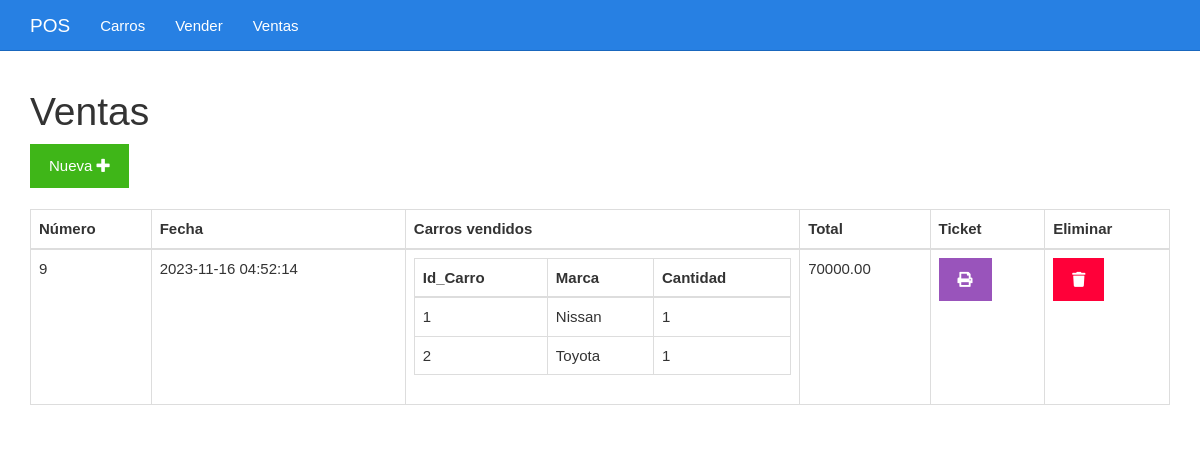
/ventas.php, run on an earlier commit of the app's database.
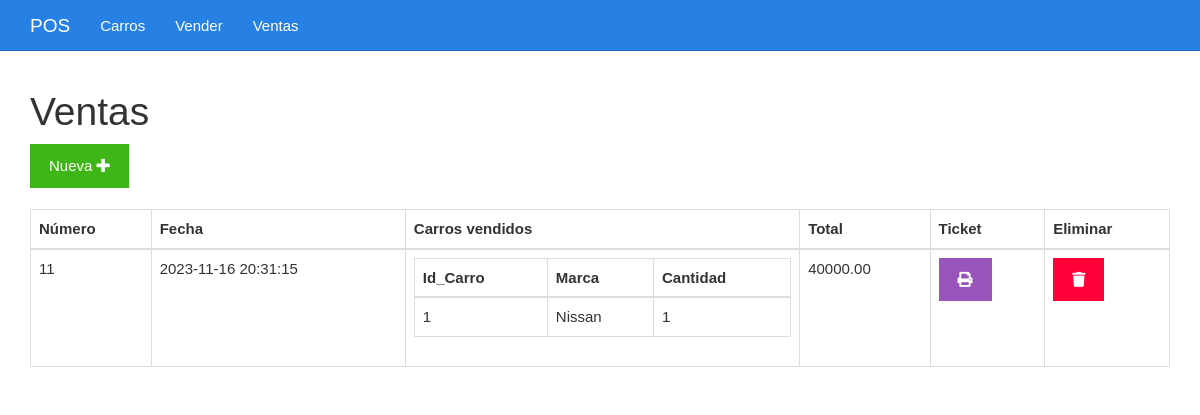
And on a later commit of the database.
### tables this page shows
CREATE TABLE `ventas` (
  `id` bigint(20) UNSIGNED NOT NULL,
  `fecha` datetime NOT NULL,
  `total` decimal(7,2) DEFAULT NULL
);

### ventas.php (the view)
<?php include_once "encabezado.php" ?>
<?php
include_once "base_de_datos.php";
$sentencia = $base_de_datos->query("SELECT ventas.total, ventas.fecha, ventas.id, GROUP_CONCAT(	tbl_carro.id_carro, '..',  tbl_carro.marca, '..', carros_vendidos.cantidad SEPARATOR '__') AS tbl_carro FROM ventas INNER JOIN carros_vendidos ON carros_vendidos.id_venta = ventas.id INNER JOIN tbl_carro ON tbl_carro.id = carros_vendidos.id_carro GROUP BY ventas.id ORDER BY ventas.id;");
$ventas = $sentencia->fetchAll(PDO::FETCH_OBJ);
?>
	<div class="col-xs-12">
		<h1>Ventas</h1>
		<div>
			<a class="btn btn-success" href="./vender.php">Nueva <i class="fa fa-plus"></i></a>
		</div>
		<br>
		<table class="table table-bordered">
			<thead>
				<tr>
					<th>Número</th>
					<th>Fecha</th>
					<th>Carros vendidos</th>
					<th>Total</th>
					<th>Ticket</th>
					<th>Eliminar</th>
				</tr>
			</thead>
			<tbody>
				<?php foreach($ventas as $venta){ ?>
				<tr>
					<td><?php echo $venta->id ?></td>
					<td><?php echo $venta->fecha ?></td>
					<td>
						<table class="table table-bordered">
							<thead>
								<tr>
									<th>Id_Carro</th>
									<th>Marca</th>
									<th>Cantidad</th>
								</tr>
							</thead>
							<tbody>
								<?php foreach(explode("__", $venta->tbl_carro) as $carrosConcatenados){
								$carro = explode("..", $carrosConcatenados)
								?>
								<tr>
									<td><?php echo $carro[0] ?></td>
									<td><?php echo $carro[1] ?></td>
									<td><?php echo $carro[2] ?></td>
								</tr>
								<?php } ?>
							</tbody>
						</table>
					</td>
					<td><?php echo $venta->total ?></td>
					<td><a class="btn btn-info" href="<?php echo "imprimirTicket.php?id=" . $venta->id?>"><i class="fa fa-print"></i></a></td>
					<td><a class="btn btn-danger" href="<?php echo "eliminarVenta.php?id=" . $venta->id?>"><i class="fa fa-trash"></i></a></td>
				</tr>
				<?php } ?>
			</tbody>
		</table>
	</div>
<?php include_once "pie.php" ?>

### encabezado.php (shortened to what this page needs)
<!DOCTYPE html>
<html lang="es">
<head>
	<link rel="stylesheet" href="./css/fontawesome-all.min.css">
	<link rel="stylesheet" href="./css/2.css">
	<link rel="stylesheet" href="./css/estilo.css">
</head>
<body>
	<nav class="navbar navbar-inverse navbar-fixed-top">
		<div class="container">
			<div class="navbar-header">
				<a class="navbar-brand" href="#">POS</a>
			</div>
			<div id="navbar" class="collapse navbar-collapse">
				<ul class="nav navbar-nav">
					<li><a href="./listar.php">Carros</a></li>
					<li><a href="./vender.php">Vender</a></li>
					<li><a href="./ventas.php">Ventas</a></li>
				</ul>
			</div>
		</div>
	</nav>
	<div class="container">
		<div class="row">

### pie.php
		</div>
	</div>
</body>
</html>

### css/estilo.css (style rules this page uses)
body { padding-top: 70px; }

What changed in the data, as far as the page shows it:
removed ventas: id "9", fecha "2023-11-16 04:52:14", carro "1", carro "Nissan", carro "2", carro "Toyota", total "70000.00", shown under "Ventas"
added ventas: id "11", fecha "2023-11-16 20:31:15", carro "1", carro "Nissan", total "40000.00"
